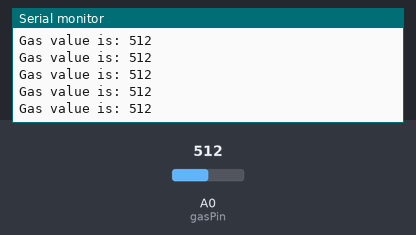
A sketch run on a simulated Arduino Uno, built with avr-gcc and run on an emulated ATmega328P. On the bench: the last lines printed to the serial monitor. The inputs (shaded band) are chosen by the test bench; at power-on: A0 (gasPin) = 512.

Above: at 1.2 s.
1.3 s: A0 (gasPin) set to 107
At 1.8 s:
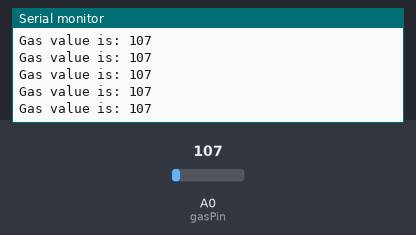
4.3 s: A0 (gasPin) set to 95
At 5.1 s:
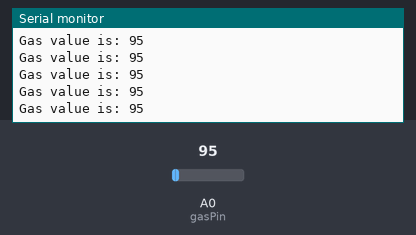
Timing chart, 0 to 7.3 s (numbered marks = the images above; inputs shaded):
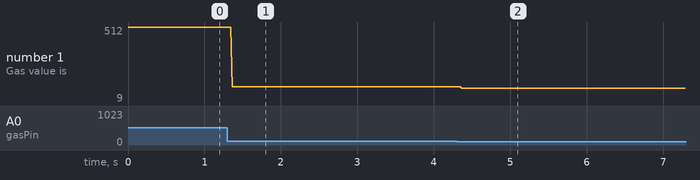

The sketch:

gas_sensor.ino
```cpp
#define gasPin A0
int gasValue = 0;
void setup()
{
  Serial.begin(9600);
}

void loop()
{
  gasValue = analogRead(gasPin);
  Serial.print("Gas value is: ");
  Serial.println(gasValue);

  delay(10);
}
```

Measured:
- after the input at 1.3 s, the serial monitor: prints a new line after 0.06 s (image 1)
- after the input at 4.3 s, the serial monitor: prints a new line after 0.07 s (image 2)
- plotted number 1: 512 → 107 after the input at 1.3 s, 107 → 9 after the input at 4.3 s
